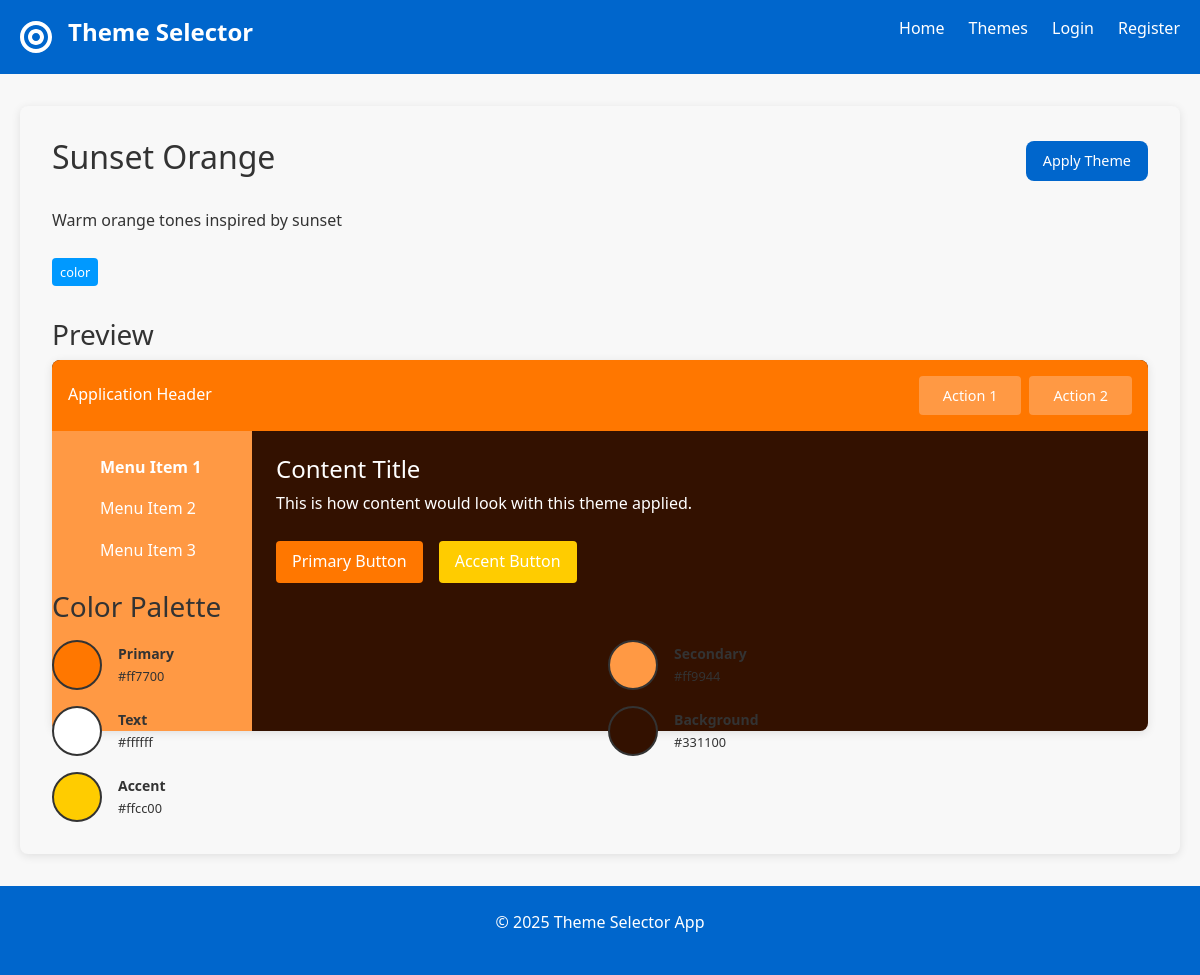
Page /theme/3 on the committed database.
### app.py (models this page shows, shortened)
class Theme(db.Model):
    id = db.Column(db.Integer, primary_key=True)
    name = db.Column(db.String(100), nullable=False)
    description = db.Column(db.Text, nullable=True)
    category = db.Column(db.String(50), nullable=False)
    primary_color = db.Column(db.String(20), nullable=False)
    secondary_color = db.Column(db.String(20), nullable=False)
    text_color = db.Column(db.String(20), nullable=False)
    background_color = db.Column(db.String(20), nullable=False)
    accent_color = db.Column(db.String(20), nullable=True)
    preview_image = db.Column(db.String(200), nullable=True)

### app.py (the view)
@app.route('/theme/<int:theme_id>')
def theme_detail(theme_id):
    theme = Theme.query.get_or_404(theme_id)
    return render_template('theme_detail.html', theme=theme)

### app.py (called while the page is built)
@app.context_processor
def inject_active_theme():
    active_theme = None
    active_theme_id = None
    if current_user.is_authenticated:
        active_theme_id = current_user.active_theme_id
        if active_theme_id:
            active_theme = Theme.query.get(active_theme_id)
    elif 'theme_id' in session:
        active_theme_id = session['theme_id']
        active_theme = Theme.query.get(active_theme_id)
    return {'active_theme': active_theme, 'active_theme_id': active_theme_id}

### templates/theme_detail.html (shortened to what this page needs)
{% extends 'base.html' %}
{% block content %}
<section class="theme-detail">
    <div class="theme-header">
        <h2>{{ theme.name }}</h2>
        <div class="theme-actions">
            <form action="{{ url_for('apply_theme', theme_id=theme.id) }}" method="post" class="theme-form" data-theme-id="{{ theme.id }}">
                <button type="submit" class="btn btn-primary">Apply Theme</button>
            </form>
        </div>
    </div>
    <div class="theme-description">
        <p>{{ theme.description }}</p>
        <div class="theme-meta">
            <span class="category-badge">{{ theme.category }}</span>
        </div>
    </div>
    <div class="theme-preview-large">
        <h3>Preview</h3>
        <div class="preview-container" style="background-color: {{ theme.background_color }};">
            <div class="preview-header" style="background-color: {{ theme.primary_color }}; color: {{ theme.text_color }};">
                <div class="header-title">Application Header</div>
                <div class="header-actions">
                    <div class="preview-button" style="background-color: {{ theme.secondary_color }}; color: {{ theme.text_color }};">
                        Action 1
                    </div>
                    <div class="preview-button" style="background-color: {{ theme.secondary_color }}; color: {{ theme.text_color }};">
                        Action 2
                    </div>
                </div>
            </div>
            <div class="preview-body">
                <div class="sidebar" style="background-color: {{ theme.secondary_color }}; color: {{ theme.text_color }};">
                    <ul>
                        <li class="active">Menu Item 1</li>
                        <li>Menu Item 2</li>
                        <li>Menu Item 3</li>
                    </ul>
                </div>
                <div class="content">
                    <h4 style="color: {{ theme.text_color }};">Content Title</h4>
                    <p style="color: {{ theme.text_color }};">This is how content would look with this theme applied.</p>
                    <div class="action-buttons">
                        <button style="background-color: {{ theme.primary_color }}; color: {{ theme.text_color }};">
                            Primary Button
                        </button>
                        <button style="background-color: {{ theme.accent_color }}; color: {{ theme.text_color }};">
                            Accent Button
                        </button>
                    </div>
                </div>
            </div>
        </div>
    </div>
    <div class="theme-colors">
        <h3>Color Palette</h3>
        <div class="color-grid">
            <div class="color-item">
                <div class="color-swatch" style="background-color: {{ theme.primary_color }};"></div>
                <div class="color-info">
                    <span class="color-name">Primary</span>
                    <span class="color-value">{{ theme.primary_color }}</span>
                </div>
            </div>
            <div class="color-item">
                <div class="color-swatch" style="background-color: {{ theme.secondary_color }};"></div>
                <div class="color-info">
                    <span class="color-name">Secondary</span>
                    <span class="color-value">{{ theme.secondary_color }}</span>
                </div>
            </div>
            <div class="color-item">
                <div class="color-swatch" style="background-color: {{ theme.text_color }};"></div>
                <div class="color-info">
                    <span class="color-name">Text</span>
                    <span class="color-value">{{ theme.text_color }}</span>
                </div>
            </div>
            <div class="color-item">
                <div class="color-swatch" style="background-color: {{ theme.background_color }};"></div>
                <div class="color-info">
                    <span class="color-name">Background</span>
                    <span class="color-value">{{ theme.background_color }}</span>
                </div>
            </div>
            <div class="color-item">
                <div class="color-swatch" style="background-color: {{ theme.accent_color }};"></div>
                <div class="color-info">
                    <span class="color-name">Accent</span>
                    <span class="color-value">{{ theme.accent_color }}</span>
                </div>
            </div>
        </div>
    </div>
</section>
{% endblock %}

### static/css/style.css (style rules this page uses)
:root { --primary-color: #0066cc; --secondary-color: #0099ff; --text-color: #333333; --background-color: #f8f8f8; --accent-color: #00ccff; --container-width: 1200px; --border-radius: 8px; --box-shadow: 0 2px 10px rgba(0, 0, 0, 0.1); --transition: all 0.3s ease; --header-text: #ffffff; --nav-text: #ffffff; --button-text: #ffffff; }
* { margin: 0; padding: 0; box-sizing: border-box; }
body { font-family: 'Segoe UI', Tahoma, Geneva, Verdana, sans-serif; line-height: 1.6; color: var(--text-color); background-color: var(--background-color); }
.preview-button { padding: 0.5rem 1.5rem; border-radius: 4px; font-size: 0.9rem; transition: transform 0.2s ease; }
.theme-preview-large { height: 240px; border-radius: 8px; margin-bottom: 2rem; }
.color-grid { display: grid; grid-template-columns: repeat(2, 1fr); gap: 1rem; margin-top: 1rem; }
.color-swatch { display: flex; flex-direction: column; align-items: center; gap: 0.5rem; }
.color-name { font-size: 0.875rem; color: #6c757d; }
.theme-actions { display: flex; gap: 1rem; }
.btn { display: inline-block; padding: 0.5rem 1rem; border-radius: var(--border-radius); text-decoration: none; font-weight: 500; cursor: pointer; transition: var(--transition); border: none; font-size: 0.9rem; }
.btn-primary { background-color: var(--primary-color); color: var(--button-text) !important; border: 1px solid transparent; }
.theme-detail { background-color: var(--background-color); color: var(--text-color); border-radius: var(--border-radius); padding: 2rem; box-shadow: var(--box-shadow); }
.theme-header { display: flex; justify-content: space-between; align-items: center; margin-bottom: 1.5rem; }
.theme-header h2 { color: var(--text-color); }
.theme-description { margin-bottom: 2rem; color: var(--text-color); }
.category-badge { display: inline-block; padding: 0.25rem 0.5rem; background-color: var(--secondary-color); color: var(--button-text) !important; border-radius: 4px; font-size: 0.8rem; margin-top: 0.5rem; }
.preview-container { border-radius: var(--border-radius); overflow: hidden; box-shadow: var(--box-shadow); }
.preview-header { padding: 1rem; display: flex; justify-content: space-between; align-items: center; }
.header-actions { display: flex; gap: 0.5rem; }
.preview-body { display: flex; min-height: 300px; }
.sidebar { width: 200px; padding: 1rem; }
.sidebar ul { list-style: none; }
.sidebar ul li { padding: 0.5rem 0; cursor: pointer; transition: var(--transition); }
.sidebar ul li.active { font-weight: bold; }
.content { flex: 1; padding: 1.5rem; }
.action-buttons { display: flex; gap: 1rem; margin-top: 1.5rem; }
.action-buttons button { padding: 0.5rem 1rem; border: none; border-radius: 4px; cursor: pointer; }
.theme-colors h3 { margin-bottom: 1rem; }
.color-item { display: flex; align-items: center; gap: 1rem; }
.color-swatch { width: 50px; height: 50px; border-radius: 50%; border: 2px solid var(--text-color); }
.color-info { display: flex; flex-direction: column; }
.color-name { font-weight: bold; color: var(--text-color); }
.color-value { font-size: 0.8rem; color: var(--text-color); }

### rows in the picture
Theme: name "Sunset Orange", description "Warm orange tones inspired by sunset", category "color", primary_color "#ff7700", secondary_color "#ff9944", text_color "#ffffff", background_color "#331100", accent_color "#ffcc00"
